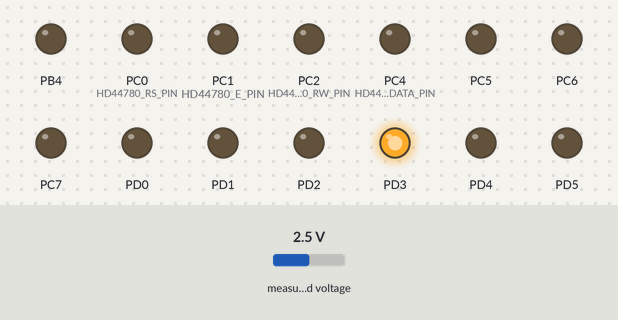
A program run on a simulated ATmega128, built with avr-gcc and emulated at 10 MHz. Parts: output pins drawn as LEDs (lit = HIGH). Wiring (inferred from the names in the program): MCP3208 converter: CS PB0. The test bench sets the inputs (shaded band); at power-on: measured voltage 2.5 V. Pins used as bus, display or sensor lines are not drawn.

Above: at 1.2 s.
1.3 s: measured voltage set to 0.1 V
At 2.2 s:
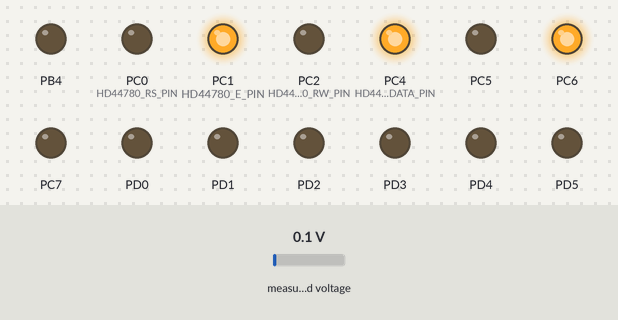
2.8 s: measured voltage set to 1.2 V
At 3.5 s:
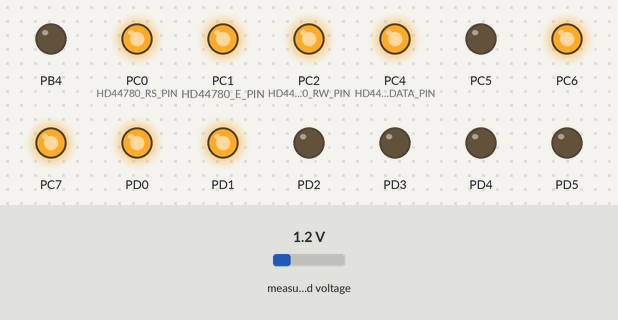
4.3 s: measured voltage set to 3.8 V
At 4.8 s:
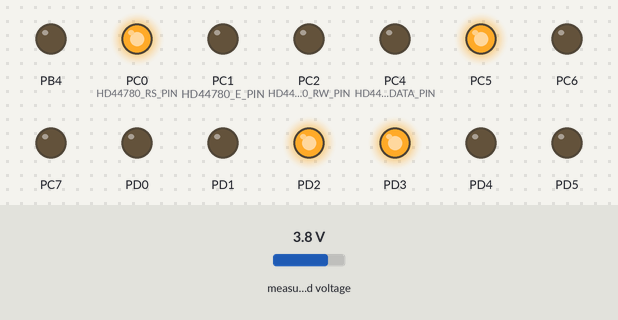
5.8 s: measured voltage set to 4.9 V
At 6.1 s:
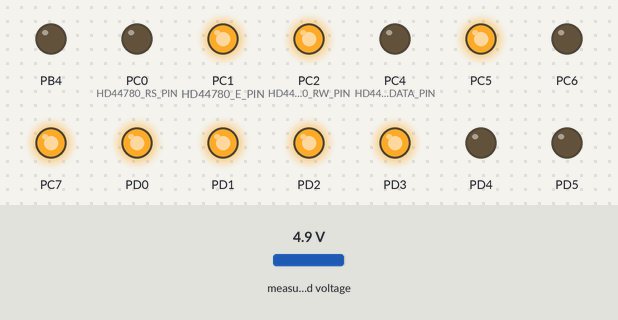
7.3 s: measured voltage set to 0.9 V
At 8.5 s:
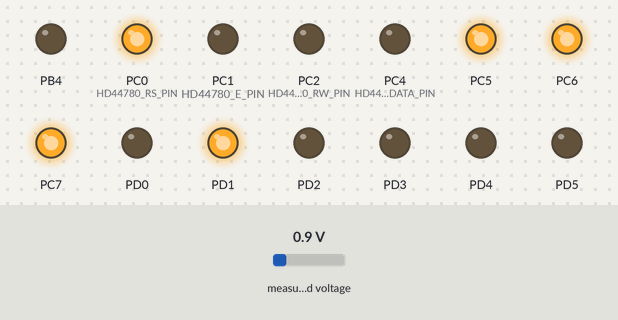
8.8 s: measured voltage set to 2.5 V
At 10.0 s:
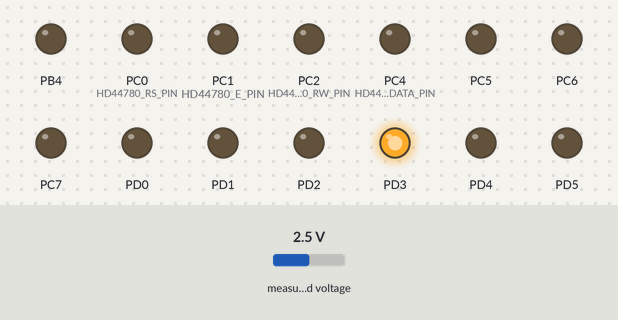
Timing chart, 0 to 11.3 s (numbered marks = the images above; inputs shaded):
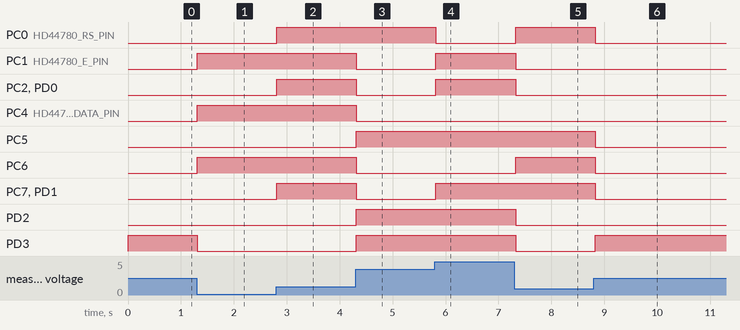

The program:

SPI_ADC_Example.c
```c
/*
 * SPI_ADC_Example.c
 *
 * Created: 02.09.2011 17:40:39
 *  Author: Denis Vasilkovsky
 *
 *   About: Пример взаимодействия с внейшней микросхемой АЦП MCP3204 по
 *          интерфейсу SPI. Также как и в примере со встроенным АЦП, полученные
 *          данные отображаются на портах C и B в двоичном виде. Не забываем,
 *          что для обеспечения связи с этой микросхемой необходимо установить
 *          правильные положения переключателей MOSI, MISO, SCK, ADC-CS на плате
 *          UNI-DS3.
 *
 *    Note: На плате должны быть включены переключатели ADC-CS, MOSI, MISO, SCK.
 */

#include <avr/io.h>
#define F_CPU 10000000UL
#include <util/delay.h>

#include "gpio.h"
#include "spi.h"
#include "mcp3204.h"

int main(void) {
	/* 0. Подготовка используемых средств к работе.*/

	/* На эти ножки выводится результат преобразования.*/
	gpio_pin_mode_out(GPIO_PORTC, GPIO_PIN_ALL);
	gpio_pin_mode_out(GPIO_PORTD, GPIO_PIN_ALL);

	/* Подготовка модуля интерфейса SPI к работе.*/
	SpiConfig_t spi_config = {
		.clk    = SPI_SCK_F_DIV_128,
		.master = SPI_MASTER_MODE,
		.mode   = SPI_MODE_00,
		.order  = SPI_DATA_ORDER_MSB_FIRST
	};

	spi_init(&spi_config);
	spi_enable();

	/* Инициализация микросхемы АЦП.*/
	mcp3204_init();

	while(1) {
		/* 1. Чтение данных.*/
		uint16_t adc_result = mcp3204_read(MCP3204_CHANNEL_CH1);

		/* 2. Отображение данных.*/
		gpio_port_assign(GPIO_PORTC, adc_result);
		gpio_port_assign(GPIO_PORTD, adc_result >> 8);

		/* 3. Пауза.*/
		_delay_ms(100);
	}
}
```

hd44780.c
```c
/*
 * hd44780.c
 *
 * Created: 11-Aug-15 23:45:48
 *  Author: Денис Васильковский
 */

#include "hd44780.h"
#include <util/delay.h>

/* функция передачи тетрады в жки. передается
младшая тетрада входного байта */
void hd44780_putnibble(char t) {
    t <<= HD44780_DATA_PIN;
    HD44780_E_SET;
	const char port_mask1 = (1 << HD44780_DATA_PIN) - 1;
	const char port_mask2 = (1 << (HD44780_DATA_PIN + HD44780_DATA_WIDTH)) - 1;
    HD44780_DATA_PORT &=~(port_mask1 ^ port_mask2);
    HD44780_DATA_PORT |= t;
    HD44780_E_CLR;
    HD44780_PUTNIBBLE_DELAY;
}

/* функция передачи байта в жки.
char c - сам байт
char rs - переменная, указывающая что передается:
     rs = 0 - команда (устанавливается линия RS)
	 rs = 1 - данные (сбрасывается линия RS) */
void hd44780_putbyte(char c, char rs) {
	if (rs == HD44780_COMMAND)
		HD44780_RS_CLR;
	else
		HD44780_RS_SET;
	#if (HD44780_DATA_WIDTH == 4)
    hd44780_putnibble(c >> 4);
    hd44780_putnibble(c);
	#else
    HD44780_E_SET;
    HD44780_DATA_PORT = c;
    HD44780_E_CLR;
    HD44780_PUTNIBBLE_DELAY;
	#endif
}

/* функция очистки дисплея и возврата
курсора в начальную позицию*/
void hd44780_clear() {
	hd44780_putbyte(0x01, HD44780_COMMAND);
	_delay_us(1500);
}

/* функция перемещения курсора в заданную позицию
col - номер знакоместа по горизонтальной оси (от 0 до 15)
row - номер строки (0 или 1) */
void hd44780_gotoxy(char col, char row) {
	char adr = 0x40 * (row & 1) + col;
	adr |= HD44780_GOTO_CMD;
	hd44780_putbyte(adr, HD44780_COMMAND);
}

/* функция перемещения курсора в начальную
позицию (0, 0) */
void hd44780_home() {
	hd44780_putbyte(0x02, HD44780_COMMAND);
}

static void port_init() {
	const char port_mask1 = (1 << HD44780_DATA_PIN) - 1;
	const char port_mask2 = (1 << (HD44780_DATA_PIN + HD44780_DATA_WIDTH)) - 1;
	volatile unsigned char* data_ddr = &HD44780_DATA_PORT - 1;
	*data_ddr |= port_mask1 ^ port_mask2;
	HD44780_DATA_PORT &=~(port_mask1 ^ port_mask2);

	volatile unsigned char* rs_ddr = &HD44780_RS_PORT - 1;
	*rs_ddr |= 1 << HD44780_RS_PIN;
	HD44780_RS_PORT &=~(1 << HD44780_RS_PIN);

	volatile unsigned char* e_ddr = &HD44780_E_PORT - 1;
	*e_ddr |= 1 << HD44780_E_PIN;
	HD44780_E_PORT &=~(1 << HD44780_E_PIN);

	volatile unsigned char* rw_ddr = &HD44780_RW_PORT - 1;
	*rw_ddr |= 1 << HD44780_RW_PIN;
	HD44780_RW_PORT &=~(1 << HD44780_RW_PIN);
}

/* функция инициализации работы жки
в 4-битном режиме, без курсора */
void hd44780_init(Hd44780PhysicalParams_t ph,
              Hd44780OutParams_t out,
              Hd44780CursorMode_t cur) {
	port_init();
	_delay_ms(100);
	// Передача команды сброса дисплея WS0001
	HD44780_RS_CLR;
	hd44780_putnibble(0x00);
	_delay_ms(5);
	hd44780_putnibble(0x00);
	_delay_ms(5);
	hd44780_putnibble(0x00);
	_delay_ms(5);
	hd44780_putnibble(0x00);
	_delay_ms(5);
	hd44780_putnibble(0x00);
	_delay_ms(5);

	// Выбор шины, дисплея
	#if (HD44780_DATA_WIDTH == 4)
	hd44780_putnibble(ph >> 4);
	_delay_ms(4.1);
	hd44780_putnibble(ph >> 4);
	_delay_us(100);
	hd44780_putnibble(ph & 0x0f);
	// Здесь должна быть проверка флага занятости
	_delay_ms(10);
	#else
	hd44780_putbyte(ph, HD44780_COMMAND);
	_delay_ms(4.1);
	hd44780_putbyte(ph, HD44780_COMMAND);
	_delay_us(100);
	// Здесь должна быть проверка флага занятости
	_delay_ms(10);
	#endif

	// Display ON/OFF Control
	hd44780_putbyte(CursorOff, HD44780_COMMAND);
	// Здесь должна быть проверка флага занятости
	_delay_ms(10);

	// Очистка дисплея
	hd44780_clear();
	// Здесь должна быть проверка флага занятости
	_delay_ms(10);

	// Режим вывода
	hd44780_putbyte(out, HD44780_COMMAND);

	// Дополнительно: режим работы курсора
	hd44780_putbyte(cur, HD44780_COMMAND);

	// Дополнительно: возврат в координату (0, 0)
	hd44780_home();
}

void hd44780_puts(char* str) {
	while (*str) {
		hd44780_putc(*str++);
	}
}
```

hd44780.h
```c
/*
 * hd44780.h
 *
 * Created: 11-Aug-15 23:38:56
 *  Author: Денис Васильковский
 *
 *   About: Интерфейсный файл для библиотеки ЖКИ контроллера HD44780 и
 *          совместимого с ним OLED контроллера Winstar.
 *
 *    Todo: Не поддерживается режим чтения данных из дисплея.
 */


#ifndef HD44780_H_
#define HD44780_H_

#include <avr/io.h>

/* эти параметры зависят от аппаратной конфигурации */
#define HD44780_RS_PIN              PC0
#define HD44780_RS_PORT             PORTC
#define HD44780_RW_PIN              PC2
#define HD44780_RW_PORT             PORTC
#define HD44780_E_PIN               PC1
#define HD44780_E_PORT              PORTC
#define HD44780_DATA_PORT           PORTC
#define HD44780_DATA_PIN            PC4
#define HD44780_DATA_WIDTH          4

/* установка лог. "1" на линии E */
#define HD44780_E_SET             ( HD44780_E_PORT  |= (1 << HD44780_E_PIN) )
/* установка лог. "0" на линии E */
#define HD44780_E_CLR             ( HD44780_E_PORT  &=~(1 << HD44780_E_PIN) )
/* установка лог. "1" на линии RS */
#define HD44780_RS_SET            ( HD44780_RS_PORT |= (1 << HD44780_RS_PIN) )
/* установка лог. "0" на линии RS */
#define HD44780_RS_CLR            ( HD44780_RS_PORT &=~(1 << HD44780_RS_PIN) )
/* задержка на передачу данных в контроллер ЖКИ */
#define HD44780_PUTNIBBLE_DELAY     _delay_us(50)

/* макрос, указывающий функции, что
передаются команды */
#define HD44780_COMMAND             0
/* макрос, указывающий функции, что
передаются данные */
#define HD44780_DATA                1

/* типы данных, используемые для инициализации дисплея */

/* физические параметры дисплея */
#define HD44780_PHYSICAL_CMD        (1 << 5)
#define HD44780_5x8MATRIX           (0 << 2)
#define HD44780_5x10MATRIX          (1 << 2)
#define HD44780_1ROW                (0 << 3)
#define HD44780_2ROW                (1 << 3)
#define HD44780_4BIT_BUS            (0 << 4)
#define HD44780_8BIT_BUS            (1 << 4)
/* поддержка русской кодовой страницы WS0001 */
#define HD44780_RUS_FONT_TABLE      (2 << 0)
#if (HD44780_DATA_WIDTH == 4)
#define HD44780_BUS_WIDTH   HD44780_4BIT_BUS
#elif (HD44780_DATA_WIDTH == 8)
#define HD44780_BUS_WIDTH   HD44780_8BIT_BUS
#else
#error Unsupported data bus width
#endif

typedef enum {
	Phys1Row5x8  = HD44780_PHYSICAL_CMD | HD44780_BUS_WIDTH | HD44780_1ROW | HD44780_5x8MATRIX  | HD44780_RUS_FONT_TABLE,
	Phys1Row5x10 = HD44780_PHYSICAL_CMD | HD44780_BUS_WIDTH | HD44780_1ROW | HD44780_5x10MATRIX | HD44780_RUS_FONT_TABLE,
	Phys2Row5x8  = HD44780_PHYSICAL_CMD | HD44780_BUS_WIDTH | HD44780_2ROW | HD44780_5x8MATRIX  | HD44780_RUS_FONT_TABLE,
	Phys2Row5x10 = HD44780_PHYSICAL_CMD | HD44780_BUS_WIDTH | HD44780_2ROW | HD44780_5x10MATRIX | HD44780_RUS_FONT_TABLE,
} Hd44780PhysicalParams_t;

/* направление вывода */
#define HD44780_OUT_CMD             (1 << 2)
#define HD44780_OUT_LEFT_TO_RIGHT   (1 << 1)
#define HD44780_OUT_RIGHT_TO_LEFT   (0 << 1)
typedef enum {
	OutNorm   = HD44780_OUT_CMD | HD44780_OUT_LEFT_TO_RIGHT,
	OutArabic = HD44780_OUT_CMD | HD44780_OUT_RIGHT_TO_LEFT
} Hd44780OutParams_t;

/* варианты отображения курсора */
#define HD44780_CURSOR_MODE_CMD     (1 << 3)
#define HD44780_DISPLAY_ON          (1 << 2)
#define HD44780_DISPLAY_OFF         (0 << 2)
#define HD44780_CURSOR_ON           (1 << 1)
#define HD44780_CURSOR_OFF          (0 << 1)
#define HD44780_BLINK_ON            (1 << 0)
#define HD44780_BLINK_OFF           (0 << 0)

typedef enum {
	DispOff          = HD44780_CURSOR_MODE_CMD | HD44780_DISPLAY_OFF,
	CursorOff        = HD44780_CURSOR_MODE_CMD | HD44780_DISPLAY_ON | HD44780_CURSOR_OFF | HD44780_BLINK_OFF,
	CursorMode1      = HD44780_CURSOR_MODE_CMD | HD44780_DISPLAY_ON | HD44780_CURSOR_ON  | HD44780_BLINK_OFF,
	CursorMode1Blink = HD44780_CURSOR_MODE_CMD | HD44780_DISPLAY_ON | HD44780_CURSOR_ON  | HD44780_BLINK_ON,
	CursorMode2      = HD44780_CURSOR_MODE_CMD | HD44780_DISPLAY_ON | HD44780_CURSOR_OFF | HD44780_BLINK_OFF,
	CursorMode2Blink = HD44780_CURSOR_MODE_CMD | HD44780_DISPLAY_ON | HD44780_CURSOR_OFF | HD44780_BLINK_ON
} Hd44780CursorMode_t;

#define HD44780_GOTO_CMD            (1 << 7)

/* функция передачи байта в жки.
char c - сам байт
char rs - переменная, указывающая что передается:
     rs = 0 - команда (устанавливается линия RS)
	 rs = 1 - данные (сбрасывается линия RS) */
void hd44780_putbyte(char c, char rs);

/* функция очистки дисплея и возврата
курсора в начальную позицию*/
void hd44780_clear();

/* функция перемещения курсора в заданную позицию
col - номер знакоместа по горизонтальной оси (от 0 до 15)
row - номер строки (0 или 1) */
void hd44780_gotoxy(char col, char row);

/* функция перемещения курсора в начальную
позицию (0, 0) */
void hd44780_home();

/* функция инициализации работы жки
в 4-битном режиме, без курсора */
void hd44780_init(Hd44780PhysicalParams_t ph,
                  Hd44780OutParams_t out,
                  Hd44780CursorMode_t cur);

/* функция вывода отдельного байта на текущей позиции */
static inline void hd44780_putc(char x) {
	hd44780_putbyte(x, HD44780_DATA);
}

/* функция вывода стандартной строки на текущей позиции */
void hd44780_puts(char * str);

#endif /* HD44780_H_ */
```

mcp3204.c
```c
/*
 * mcp3204.c
 *
 * Created: 16-Jul-15 23:33:59
 *  Author: Denis Vasilkovsky
 */

#include "mcp3204.h"
#include "spi.h"

/*! \brief Макрос команды перевода ножки CS АЦП в состояние лог. "1" */
#define MPC3204_CS_HIGH  (MCP3204_CS_PORT_REG |=  (1 << MCP3204_CS_PIN))
/*! \brief Макрос команды перевода ножки CS АЦП в состояние лог. "0" */
#define MCP3204_CS_LOW   (MCP3204_CS_PORT_REG &= ~(1 << MCP3204_CS_PIN))

void mcp3204_init() {
	/* Подготовка ножки CS */
	MCP3204_CS_DDR_REG |= (1 << MCP3204_CS_PIN);

	/* Если АЦП был запущен с ножкой CS в
	состоянии лог. "0", то нужно перещелкнуть
	ее и оставить в рабочем положении лог. "1" */
	MPC3204_CS_HIGH;
	MCP3204_CS_LOW;
	MPC3204_CS_HIGH;
};

uint16_t mcp3204_read(Mcp3204Channel_t channel) {
	/* Заполнение исходящих данных */
	uint16_t cfg;
	cfg = MCP3204_START | channel;

	/* Передача данных */
	MCP3204_CS_LOW;
	spi_write_blocking((uint8_t)(cfg >> 8));
	uint16_t result = spi_write_blocking((uint8_t)cfg);
	result   = (result & 0xF) << 8;
	result  |= spi_write_blocking(0) & 0xFF;
	MPC3204_CS_HIGH;

	return result;
}
```

mcp3204.h
```c
/*
 * mcp3204.h
 *
 * Created: 16-Jul-15 23:21:48
 *  Author: Denis Vasilkovsky
 */


#ifndef MCP3204_H_
#define MCP3204_H_

#include <avr/io.h>
#include <stdint.h>

/*! \brief Регистр направления, используемый ножки CS. */
#define MCP3204_CS_DDR_REG         DDRB
/*! \brief Регистр данных, используемый ножки CS. */
#define MCP3204_CS_PORT_REG        PORTB
/*! \brief Номер ножки, к которой подключен CS.*/
#define MCP3204_CS_PIN             PB0

/*! \brief Битовая позиция, в которой производится настройка канала
 * преобразования.*/
#define MCP3204_CHANNEL_POS              6
/*! \brief Битовая позиция, в которой производится выбор обычного или
 * дифференциального преобразования.*/
#define MCP3204_MODE_SINGLE_ENDED_POS    9
/*! \brief Битовая позиция для команды запуска преобразования.*/
#define MCP3204_START_POS               10
/*! \brief Собственно команда запуска преобразования.*/
#define MCP3204_START                   (1 << MCP3204_START_POS)

/*! \brief С помощью этого типа данных производится выбор обычного или
 * дифференцильного типа преобразования.*/
typedef enum {
	MCP3204_MODE_SINGLE_ENDED  = 1 << MCP3204_MODE_SINGLE_ENDED_POS, /*!< Обычное однополярное преобразование.*/
	MCP3204_MODE_DIFFERENTIAL  = 0 << MCP3204_MODE_SINGLE_ENDED_POS, /*!< Дифференциальное преобразоване.*/
} Mcp3204Mode_t;

/*! \brief С помощью этого типа данных производится выбор
 * канала преобразования.*/
typedef enum {
	MCP3204_CHANNEL_CH0     = (0 << MCP3204_CHANNEL_POS) | MCP3204_MODE_SINGLE_ENDED, /*!< Однополярный режим, канал CH1.*/
	MCP3204_CHANNEL_CH1     = (1 << MCP3204_CHANNEL_POS) | MCP3204_MODE_SINGLE_ENDED, /*!< Однополярный режим, канал CH2.*/
	MCP3204_CHANNEL_CH2     = (2 << MCP3204_CHANNEL_POS) | MCP3204_MODE_SINGLE_ENDED, /*!< Однополярный режим, канал CH3.*/
	MCP3204_CHANNEL_CH3     = (3 << MCP3204_CHANNEL_POS) | MCP3204_MODE_SINGLE_ENDED, /*!< Однополярный режим, канал CH4.*/
	MCP3204_CHANNEL_CH0_CH1 = (0 << MCP3204_CHANNEL_POS) | MCP3204_MODE_DIFFERENTIAL, /*!< Дифференциальный режим, разность (CH0-CH1).*/
	MCP3204_CHANNEL_CH1_CH0 = (1 << MCP3204_CHANNEL_POS) | MCP3204_MODE_DIFFERENTIAL, /*!< Дифференциальный режим, разность (CH1-CH0).*/
	MCP3204_CHANNEL_CH2_CH3 = (2 << MCP3204_CHANNEL_POS) | MCP3204_MODE_DIFFERENTIAL, /*!< Дифференциальный режим, разность (CH2-CH3).*/
	MCP3204_CHANNEL_CH3_CH2 = (3 << MCP3204_CHANNEL_POS) | MCP3204_MODE_DIFFERENTIAL, /*!< Дифференциальный режим, разность (CH3-CH2).*/
} Mcp3204Channel_t;

/*! \brief Функция инициализации модуля АЦП.*/
void     mcp3204_init();
/*! \brief Запуск преобразования по определенному каналу и последущее считывание
 * его результата.*/
uint16_t mcp3204_read(Mcp3204Channel_t channel);

#endif /* MCP3204_H_ */
```

spi.c
```c
/*
 * spi.c
 *
 * Created: 16-Jul-15 23:18:34
 *  Author: Denis Vasilkovsky
 */

#include <avr/io.h>
#include "gpio.h"
#include "spi.h"

/* Вспомогательный макрос, который вернет ненулевое значение,
когда завершится текущая приемо-передача.*/
#define TRX_COMPLETE   ( SPSR & (1 << SPIF) )

void spi_init(SpiConfig_t * config) {
	/* Установка выводов MOSI и SCK на вывод */
	gpio_pin_mode_out(SPI_PORT, (1 << SPI_MOSI_PIN) | (1 << SPI_SCK_PIN));
	/* Если использован режим мастера, то нужно ножку SS либо
	переключить на вывод, либо поддерживать высокий уровень.
	В противном случае автоматически включиться режим ведомого*/
	if (config->master == SPI_MASTER_MODE) {
		gpio_pin_mode_out(SPI_PORT, (1 << SPI_SS_PIN));
	}
	/* Включение запрошенного режима SPI */
	SPCR = (config->mode) | (config->clk) | (config->order) | (config->master);
}

/* Функция передачи байта данных outData и приема возвратного байта.*/
unsigned char spi_write_blocking(char outData) {
	/* Начало передачи */
	SPDR = outData;
	/* Ожидание окончания передачи */
	while (!TRX_COMPLETE) {
		// Пустой цикл
	}
	return SPDR;
}
```

spi.h
```c
/*
 * spi.h
 *
 * Created: 16-Jul-15 23:17:37
 *  Author: Denis Vasilkovsky
 *
 *   About: Простой драйвер для модуля SPI. Позволяет произвести инициализацию
 *          модуля и передать данные в блокирующем (синхронном) виде.
 */

#ifndef SPI_H_
#define SPI_H_

#include <avr/io.h>

// Порт, к которому подключены ножки SPI
#define SPI_PORT          GPIO_PORTB
// Вывод ножки MOSI
#define SPI_MOSI_PIN      GPIO_PIN2
// Вывод ножки MISO
#define SPI_SCK_PIN       GPIO_PIN1
// Вывод ножки SS
#define SPI_SS_PIN        GPIO_PIN0

/*! \brief Тип данных, используемый для выбора режима ведущий-ведомый.*/
typedef enum {
	SPI_MASTER_MODE  =   (1 << MSTR), /*!< Режим ведущего.*/
	SPI_SLAVE_MODE   =   (0 << MSTR)  /*!< Режим ведомого (experimental).*/
} SpiMasterSlaveMode_t;

/*! \brief Тип данных, используемый для выбора тактовой скорости соединения.*/
typedef enum {
	SPI_SCK_F_DIV_4   =   (0 << SPR1) | (0 << SPR0), /*!< F_CPU/4.*/
	SPI_SCK_F_DIV_16  =   (0 << SPR1) | (1 << SPR0), /*!< F_CPU/16.*/
	SPI_SCK_F_DIV_64  =   (1 << SPR1) | (0 << SPR0), /*!< F_CPU/64.*/
	SPI_SCK_F_DIV_128 =   (1 << SPR1) | (1 << SPR0)  /*!< F_CPU/128.*/
} SpiClock_t;

/*! \brief Тип данных, используемый для выбора режима тактирования данных.*/
typedef enum {
	SPI_MODE_00       =   (0 << CPOL) | (0 << CPHA), /*!< Исходный уровень - низкий, установка по заднему фронту, выборка - по переднему.*/
	SPI_MODE_01       =   (0 << CPOL) | (1 << CPHA), /*!< Исходный уровень - низкий, установка по переднему фронту, выборка - по заднему.*/
	SPI_MODE_10       =   (1 << CPOL) | (0 << CPHA), /*!< Исходный уровень - высокий, установка по заднему фронту, выборка - по переднему.*/
	SPI_MODE_11       =   (1 << CPOL) | (1 << CPHA), /*!< Исходный уровень - высокий, установка по переднему фронту, выборка - по заднему.*/
} SpiMode_t;

/*! \brief Тип данных, используемый для выбора порядка передачи данных
 * в кадре.*/
typedef enum {
	SPI_DATA_ORDER_MSB_FIRST =  (0 << DORD), /*!< Первым выходит старший бит.*/
	SPI_DATA_ORDER_LSB_FIRST =  (1 << DORD), /*!< Первым выходит младший бит.*/
} SpiDataOrder_t;

/*! \brief Структура, содержащая полную конфигурацию аппаратного модуля SPI.*/
typedef struct {
	SpiMasterSlaveMode_t  master; /*!< Ведущий-ведомый.*/
	SpiClock_t            clk;    /*!< Частота тактирования данных.*/
	SpiMode_t             mode;   /*!< Режим тактирования.*/
	SpiDataOrder_t        order;  /*!< Порядок передачи бит.*/
} SpiConfig_t;

/*! \brief Функция инициализации шины SPI в режиме мастера.*/
void spi_init(SpiConfig_t* config);

/*! \brief Функция включения приемопередатчика в работу.*/
static inline void spi_enable()  { SPCR |=  (1 << SPE); }

/*! \brief Функция отключения приемопередатчика.*/
static inline void spi_disable() { SPCR &= ~(1 << SPE); }

/*! \brief Функция передачи байта данных outData.
 *
 * Использует блокирующее ожидание окончания передачи и возвращает принятый
 * обратно по ножке MOSI байт.
 *
 * \return Возвращает принятый в момент передачи байт.*/
unsigned char spi_write_blocking(char outData);

#endif /* SPI_H_ */
```

Source omitted: gpio.h (8540 bytes)

Measured:
- after the input at 1.3 s, PC1 (HD44780_E_PIN), PC4 (HD44780_DATA_PIN), PC6: LOW → HIGH at once; PD3: HIGH → LOW at once
- after the input at 2.8 s, PC0 (HD44780_RS_PIN), PC2 (HD44780_RW_PIN), PC7, PD0, PD1: LOW → HIGH at once
- after the input at 4.3 s, PC1 (HD44780_E_PIN), PC2 (HD44780_RW_PIN), PC4 (HD44780_DATA_PIN), PC6, PC7, PD0, PD1: HIGH → LOW at once; PC5, PD2, PD3: LOW → HIGH at once
- after the input at 5.8 s, PC0 (HD44780_RS_PIN): HIGH → LOW at once; PC1 (HD44780_E_PIN), PC2 (HD44780_RW_PIN), PC7, PD0, PD1: LOW → HIGH at once
- after the input at 7.3 s, PC0 (HD44780_RS_PIN), PC6: LOW → HIGH at once; PC1 (HD44780_E_PIN), PC2 (HD44780_RW_PIN), PD0, PD2, PD3: HIGH → LOW at once
- after the input at 8.8 s, PC0 (HD44780_RS_PIN), PC5–7, PD1: HIGH → LOW at once; PD3: LOW → HIGH at once
